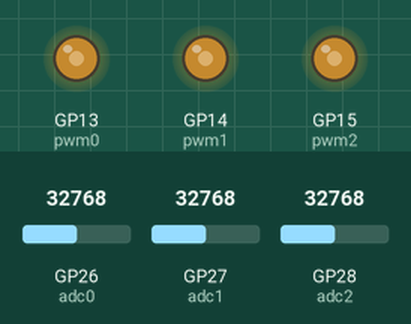
Bench run of a program on a simulated Raspberry Pi Pico running MicroPython. Shown: output pins drawn as LEDs (lit = HIGH). Inputs (shaded band) come from the test bench; at power-on: GP26 (adc0) = 32768, GP27 (adc1) = 32768, GP28 (adc2) = 32768 (analog values on the 0–65535 scale).

Above: at 1.2 s.
1.3 s: GP26 (adc0) set to 19660
At 2.3 s:
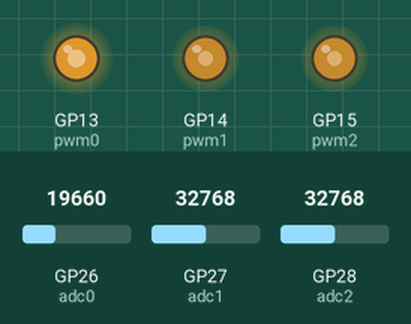
2.8 s: GP27 (adc1) set to 19660
At 3.6 s:
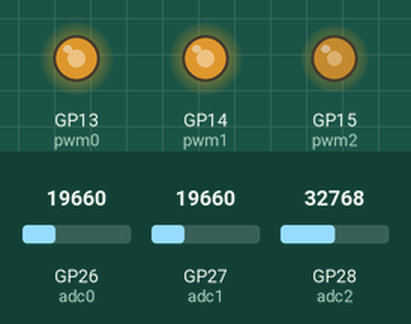
4.3 s: GP28 (adc2) set to 19660
At 4.8 s:
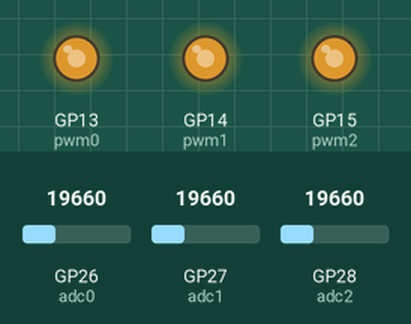
5.8 s: GP26 (adc0) set to 7864
At 7.0 s:
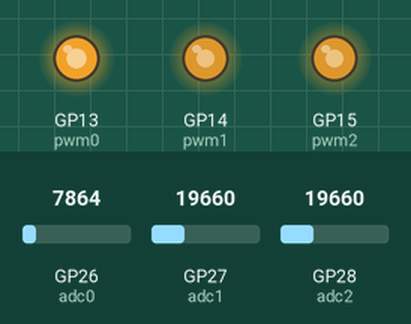
7.3 s: GP27 (adc1) set to 7864
At 8.4 s:
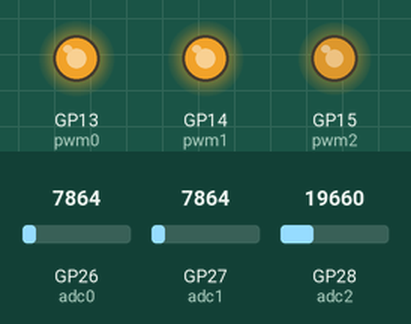
8.8 s: GP28 (adc2) set to 7864
At 9.6 s:
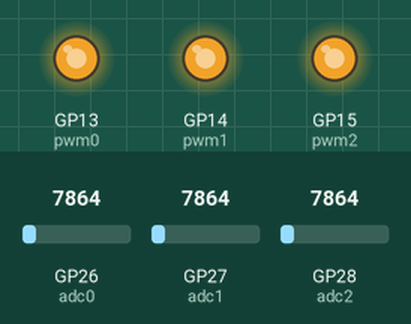
Timing chart, 0 to 11.3 s (numbered marks = the images above; inputs shaded):
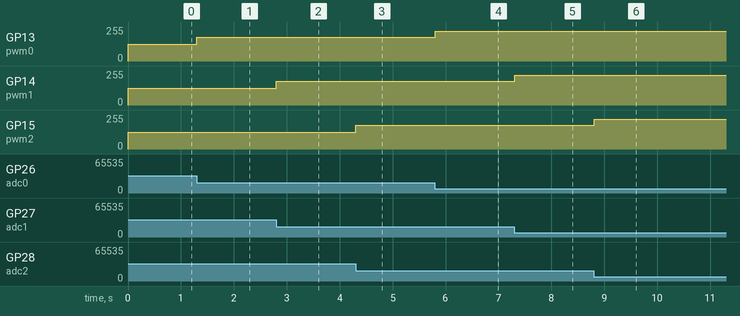

Measured:
- after the input at 1.3 s, GP13 (pwm0): 127/255 → 179/255 at once
- after the input at 2.8 s, GP14 (pwm1): 127/255 → 179/255 at once
- after the input at 4.3 s, GP15 (pwm2): 127/255 → 179/255 at once
- after the input at 5.8 s, GP13 (pwm0): 179/255 → 224/255 at once
- after the input at 7.3 s, GP14 (pwm1): 179/255 → 224/255 at once
- after the input at 8.8 s, GP15 (pwm2): 179/255 → 224/255 at once

The program:

10.2_Soft_Colorful_Light.py
```python
from machine import ADC, Pin, PWM
import time

#set ADC channel
adc0 = ADC(26)
adc1 = ADC(27)
adc2 = ADC(28)

#set PWM
pwm0 = PWM(Pin(13))
pwm0.freq(1000)
pwm1 = PWM(Pin(14))
pwm1.freq(1000)
pwm2 = PWM(Pin(15))
pwm2.freq(1000)

try:
    while True:
        pwm0.duty_u16(65535 - adc0.read_u16())
        pwm1.duty_u16(65535 - adc1.read_u16())
        pwm2.duty_u16(65535 - adc2.read_u16())
        time.sleep(0.1)
except:
    pwm.deinit()
```
